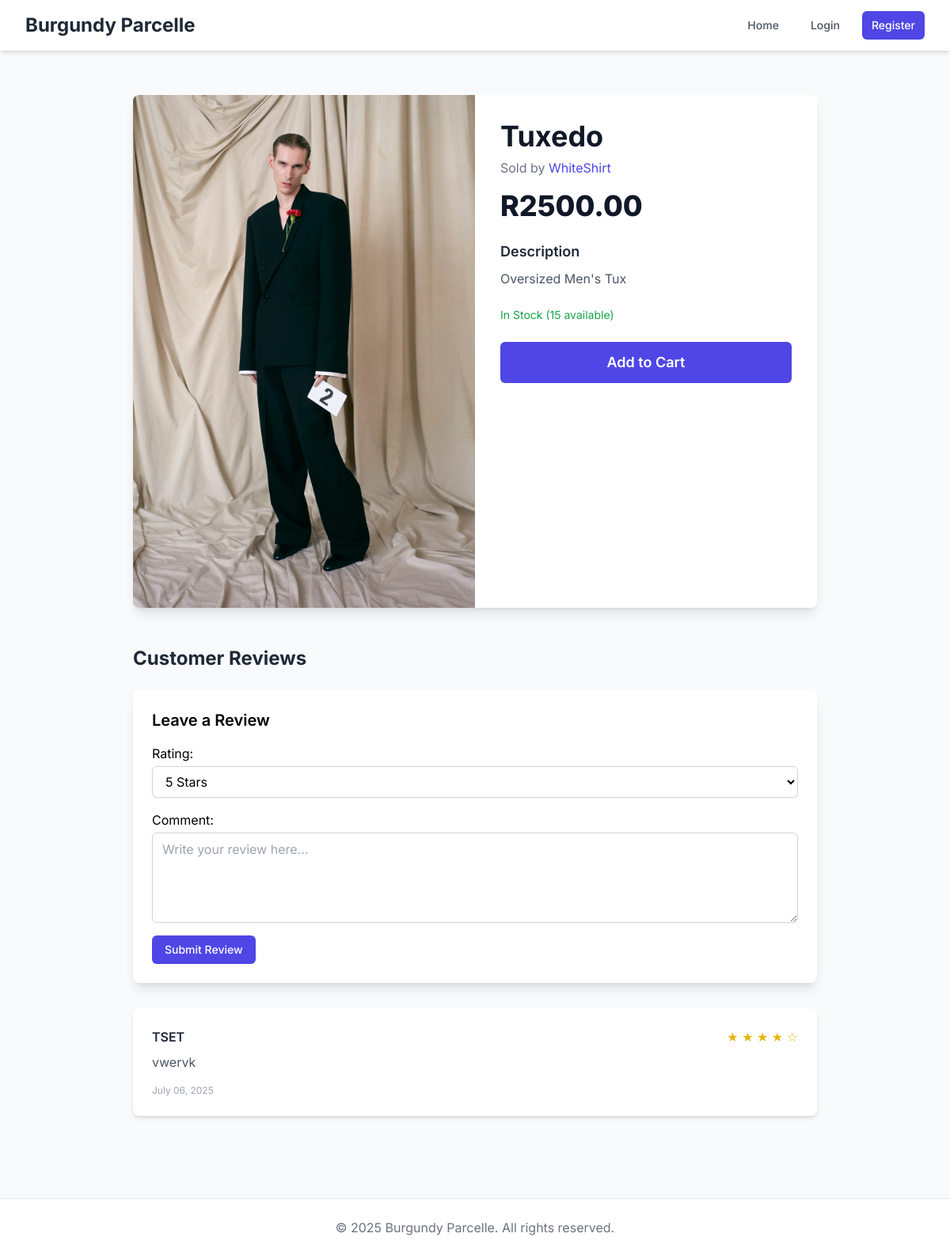
The app's page /products/5/ with its own data.
### shop/models.py (models this page shows, shortened)
class Product(models.Model):
    category = models.ForeignKey(Category, on_delete=models.SET_NULL, null=True, blank=True, related_name='products')
    store = models.ForeignKey(Store, on_delete=models.CASCADE, related_name='products')
    name = models.CharField(max_length=255)
    description = models.TextField()
    price = models.DecimalField(max_digits=10, decimal_places=2)
    stock = models.PositiveIntegerField(default=0)
    image = models.ImageField(upload_to='products/', blank=True, null=True)
    created_at = models.DateTimeField(auto_now_add=True)
    updated_at = models.DateTimeField(auto_now=True)

class Store(models.Model):
    owner = models.ForeignKey(settings.AUTH_USER_MODEL, on_delete=models.CASCADE, related_name='stores', limit_choices_to={'user_type': 'vendor'})
    name = models.CharField(max_length=255)
    description = models.TextField(blank=True)
    created_at = models.DateTimeField(auto_now_add=True)

class Review(models.Model):
    product = models.ForeignKey(Product, on_delete=models.CASCADE, related_name='reviews')
    user = models.ForeignKey(settings.AUTH_USER_MODEL, on_delete=models.CASCADE, related_name='reviews')
    rating = models.PositiveIntegerField() # You might want to add validators (e.g., MinValueValidator(1), MaxValueValidator(5))
    comment = models.TextField()
    created_at = models.DateTimeField(auto_now_add=True)
    @property
    def is_verified(self):
        return Order.objects.filter(user=self.user, items__product=self.product, is_paid=True).exists()

class User(AbstractUser):
    USER_TYPE_CHOICES = (
        ('buyer', 'Buyer'),
        ('vendor', 'Vendor'),
    )
    user_type = models.CharField(max_length=10, choices=USER_TYPE_CHOICES, default='buyer')
    email = models.EmailField(unique=True, help_text="Required. Used for login and notifications.")

### shop/views.py (the view)
# urls.py: path('products/<int:product_id>/', views.product_detail_view, name='product_detail'),
def product_detail_view(request, product_id):
    product = get_object_or_404(Product, id=product_id)
    reviews = product.reviews.all().order_by('-created_at')
    review_form = ReviewForm()
    return render(request, 'shop/product_detail.html', {'product': product, 'reviews': reviews, 'review_form': review_form})

### shop/forms.py
class ReviewForm(forms.ModelForm):
    RATING_CHOICES = [(5, '5 Stars'), (4, '4 Stars'), (3, '3 Stars'), (2, '2 Stars'), (1, '1 Star')]
    rating = forms.ChoiceField(
        choices=RATING_CHOICES,
        widget=forms.Select(attrs={'class': form_field_classes})
    )
    class Meta:
        model = Review
        fields = ['rating', 'comment']
        widgets = {
            'comment': forms.Textarea(attrs={
                'class': form_field_classes,
                'rows': 4,
                'placeholder': 'Write your review here...'
            }),
        }

### shop/Templates/Shop/product_detail.html (shortened to what this page needs)
{% extends 'shop/base.html' %}
{% block content %}
<div class="max-w-4xl mx-auto py-8 px-4">
    <div class="bg-white rounded-lg shadow-lg overflow-hidden">
        <div class="grid grid-cols-1 md:grid-cols-2">
            <div>
                {% if product.image %}
                    <img class="w-full h-full object-cover" src="{{ product.image.url }}" alt="{{ product.name }}">
                {% else %}
                    <div class="w-full h-full bg-gray-200 flex items-center justify-center">
                        <span class="text-gray-500 text-2xl">No Image Available</span>
                    </div>
                {% endif %}
            </div>
            <div class="p-6 md:p-8">
                <h1 class="text-3xl md:text-4xl font-bold text-gray-900">{{ product.name }}</h1>
                <p class="text-md text-gray-500 mt-2">Sold by <a href="#" class="text-indigo-600 hover:underline">{{ product.store.name }}</a></p>
                <div class="mt-4">
                    <span class="text-4xl font-extrabold text-gray-900">R{{ product.price }}</span>
                </div>
                <div class="mt-6">
                    <h2 class="text-lg font-semibold text-gray-800">Description</h2>
                    <p class="mt-2 text-gray-600">{{ product.description }}</p>
                </div>
                <div class="mt-6">
                    {% if product.stock > 0 %}
                        <p class="text-sm text-green-600">In Stock ({{ product.stock }} available)</p>
                        <a href="{% url 'shop:add_to_cart' product.id %}" class="mt-6 block w-full bg-indigo-600 text-white py-3 px-6 rounded-md text-center font-semibold text-lg hover:bg-indigo-700 transition-colors">
                            Add to Cart
                        </a>
                    {% else %}
                        <p class="text-sm text-red-600">Out of Stock</p>
                        <button class="mt-6 block w-full bg-gray-400 text-white py-3 px-6 rounded-md text-center font-semibold text-lg cursor-not-allowed">
                            Out of Stock
                        </button>
                    {% endif %}
                </div>
            </div>
        </div>
    </div>
    <div class="mt-12">
        <h2 class="text-2xl font-bold text-gray-800 mb-6">Customer Reviews</h2>
        <div class="bg-white rounded-lg shadow-lg p-6 mb-8">
            <h3 class="text-xl font-semibold mb-4">Leave a Review</h3>
            <form action="{% url 'shop:add_review' product.id %}" method="post">
                <div class="space-y-4">
                    {{ review_form.as_p }}
                </div>
                <button type="submit" class="mt-4 px-4 py-2 bg-indigo-600 text-white text-sm font-medium rounded-md hover:bg-indigo-700">Submit Review</button>
            </form>
        </div>
        <div class="space-y-6">
            {% for review in reviews %}
            <div class="bg-white rounded-lg shadow-md p-6">
                <div class="flex items-center justify-between">
                    <p class="font-semibold text-gray-800">{{ review.user.username }}</p>
                    <div class="flex items-center">
                        <span class="text-yellow-500">
                            {% for i in "12345" %}
                                {% if i|add:0 <= review.rating %}★{% else %}☆{% endif %}
                            {% endfor %}
                        </span>
                    </div>
                </div>
                <p class="text-gray-600 mt-2">{{ review.comment }}</p>
                <p class="text-xs text-gray-400 mt-4">{{ review.created_at|date:"F d, Y" }}</p>
            </div>
            {% empty %}
            <div class="bg-white rounded-lg shadow-md p-6 text-center">
                <p class="text-gray-500">No reviews yet. Be the first to write one!</p>
            </div>
            {% endfor %}
        </div>
    </div>
</div>
{% endblock %}

### records on screen
Product: image (picture), name "Tuxedo", store.name "WhiteShirt", price "2500.00", description "Oversized Men's Tux", stock "15"
Review: user.username "TSET", rating 4 (drawn), comment "vwervk", created_at "July 06, 2025"
